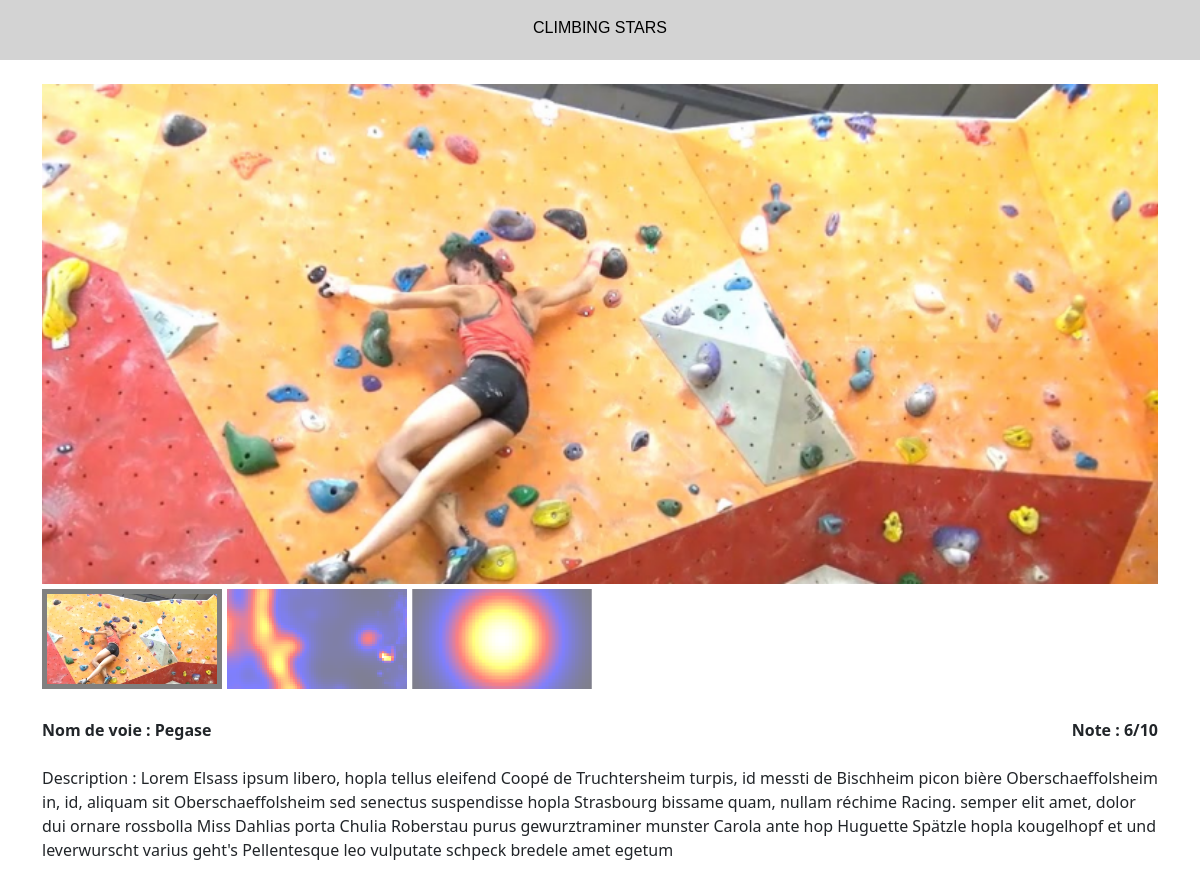
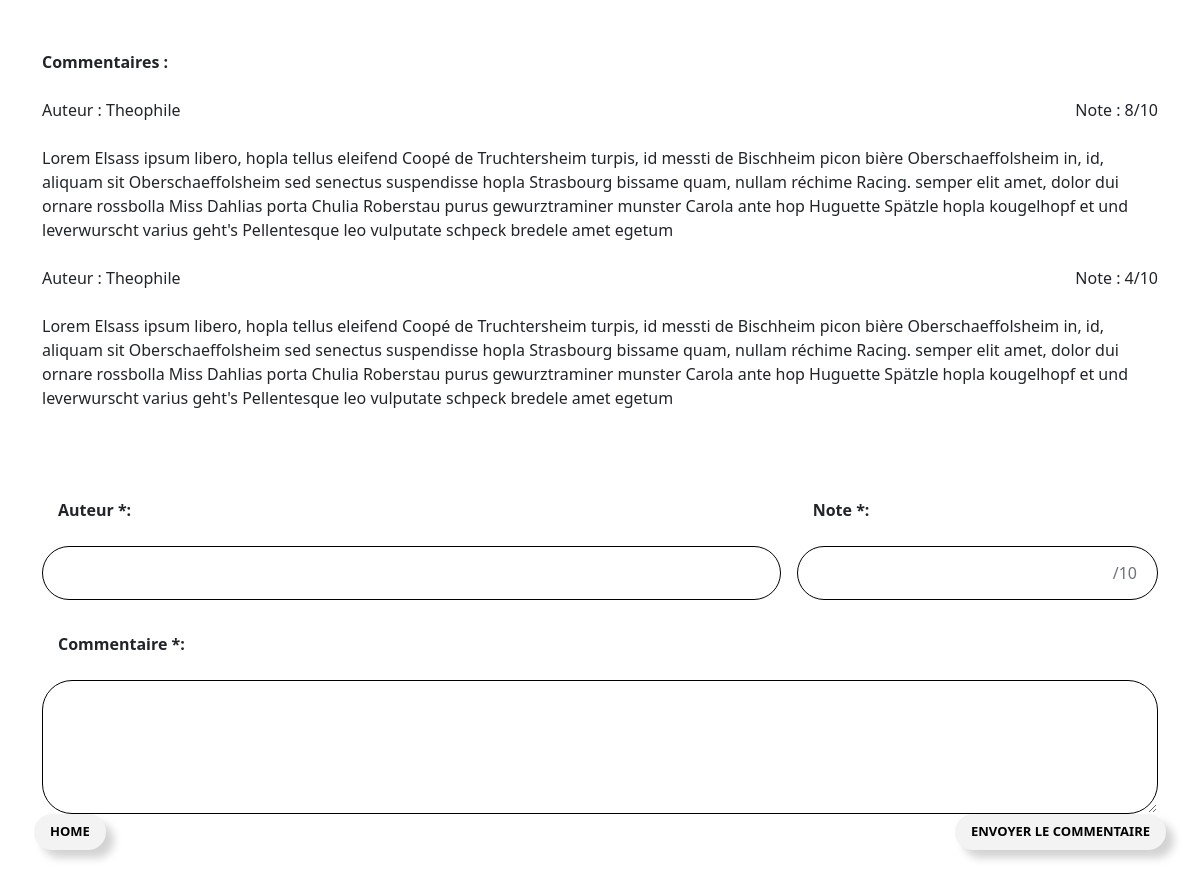
The app's page /app/37/detail/ with its own data (2 pictures, top to bottom).
### app/models.py (models this page shows)
class Image(models.Model):
    image = models.ImageField(upload_to='images/')
    path = models.ForeignKey(Path, on_delete=models.CASCADE)

class Path(models.Model):
    name = models.CharField(max_length=200)
    description = models.TextField(max_length=2000)

class Comment(models.Model):
    path = models.ForeignKey(Path, on_delete=models.CASCADE)
    author = models.CharField(max_length=200)
    note = models.IntegerField(validators=[MaxValueValidator(10), MinValueValidator(0)])
    comment = models.TextField(max_length=2000)

### app/views.py (the view)
# urls.py: path('<int:path_id>/detail/', views.detail, name='detail'),
def detail(request, path_id):
    try:
        path = Path.objects.get(pk=path_id)
        comments = Comment.objects.filter(path=path).all()
        images = Image.objects.filter(path=path).all()
    except Path.DoesNotExist:
        raise Http404("Path does not exist.")
    if request.method == 'POST':
        post = request.POST.copy()
        post['path'] = path
        form = CommentForm(post)
        if form.is_valid():
            form.save()
            return HttpResponseRedirect(reverse('app:detail', kwargs={'path_id': path.id}))
    else:
        form = CommentForm()
    path.note = avg_note(comments)
    return render(request, 'app/detail.html', {'path': path, 'comments': comments, 'images': images, 'form': form})

### app/views.py (called while the page is built)
def avg_note(comments):
    if len(comments) != 0:
        avg = 0
        for comment in comments:
            avg += comment.note
        avg = round(avg / len(comments), 1)
        if avg.is_integer():
            return str(int(avg))
        return str(avg).replace('.',',')
    return '?'

### app/templates/app/detail.html (shortened to what this page needs)
{% extends 'app/base.html' %}
{% block content %}
    <br>
    {% if images %}
        <img id='main-image' src="{{ images.0.image.url }}">
        <div class="container g-0">
            <div class="row g-0">
                {% for image in images %}
                    <div class="col-auto">
                        <img class="thumbnail" src="{{ image.image.url }}">
                    </div>
                {% endfor %}
            </div>
        </div>
    {% endif %}
    <br>
    <div class="container g-0">
        <div class="row">
            <div class="col-auto me-auto bold">
                <div class="label">Nom de voie : {{ path.name }}</div>
            </div>
            <div class="col-auto bold">
                <div class="label">Note : {{ path.note }}/10</div>
            </div>
        </div>
    </div>
    <br>
    <p>Description : {{ path.description }}</p>
    <br>
    <br>
    {% if comments %}
        <b>Commentaires :</b><br><br>
        {% for comment in comments %}
            <div class="container g-0">
                <div class="row">
                    <div class="col-auto me-auto">
                        <div class="label">Auteur : {{ comment.author }}</div>
                    </div>
                    <div class="col-auto">
                        <div class="label">Note : {{ comment.note }}/10</div>
                    </div>
                </div>
            </div>
            <br>
            {{ comment.comment }}
            <br>
            <br>
        {% endfor %}
    {% endif %}
    <br>
    <br>
    <form method="post" class="row g-3 needs-validation" novalidate>
        <div class="col-md-8">
            <label for="author" class="form-label bold p-3">{{ form.author.label }}</label>
            {{ form.author }}
        </div>
        <div class="col-md-4">
            <label for="noteInput" class="form-label bold p-3">{{ form.note.label }}</label>
            {{ form.note }}
        </div>
        <div class="col-md-12">
            <label for="comment" class="form-label bold p-3">{{ form.comment.label }}</label>
            {{ form.comment }}
        </div>
        <br>
        <br>
        <div class="container g-0">
            <div class="row">
                <div class="col-auto me-auto">
                    <a class="btn btn-outline-secondary btn-validate btn-lg btn-round custom-shadow"
                        href="{% url 'app:index' %}" role="button">HOME</a>
                </div>
                <div class="col-auto">
                    <input type="submit" value="ENVOYER LE COMMENTAIRE"
                        class="btn btn-outline-secondary btn-validate btn-lg btn-round custom-shadow">
                </div>
            </div>
        </div>
    </form>
    <br>
    <br>
    {% load static %}
{% endblock %}

### app/templates/app/base.html (shortened to what this page needs)
<!DOCTYPE html>
<head>
    {% load static %}
    <link href="https://cdn.jsdelivr.net/npm/bootstrap@5.1.1/dist/css/bootstrap.min.css" rel="stylesheet"
>
    <link rel="stylesheet" type="text/css" href="{% static 'app/style.css' %}">
</head>
<body>
    <header class="page-header">
        <div class="container">
            <h1><a href="{% url 'app:index' %}" id='title'>CLIMBING STARS</a></h1>
        </div>
    </header>
    <main class="container">
        {% block content %}
        {% endblock %}
        <br>
        <br>
        <br>
    </main>
</body>

### app/static/app/style.css (style rules this page uses)
.page-header { background-color: lightgrey; height: 60px; text-align: center; }
#title { text-decoration: none; font-size: 10px; color: black; vertical-align: middle; font: status-bar; }
#main-image { width: 100%; height: 500px; object-fit: cover; cursor: pointer; }
.thumbnail { object-fit: cover; width: 180px; height: 100px; cursor: pointer; opacity: 0.5; margin: 5px; margin-left:0; }
.active { opacity: 1; border: 5px solid grey; }
.bold { font-weight: bold; }
.form-control { border: 1px solid black; border-radius: 30px; line-height: 40px; }
.btn-round { border-radius: 40px; }
.btn-validate { font-size: 13px; font-weight: bold; background-color: rgb(243, 243, 243); color: black; max-width: 250px; border: none; }
.custom-shadow { box-shadow:0.5rem 0.5rem 0.5rem rgba(0,0,0,.175) !important; }
#noteInput { padding-right: 20px; }
#noteInput::placeholder { text-align: right; }

### records on screen
Image: image (picture)
Image: image (picture)
Image: image (picture)
Path: name "Pegase", note "6", description "Lorem Elsass ipsum libero, hopla tellus eleifend Coopé de Truchtersheim turpis, id messti de Bischheim picon bière Oberschaeffolsheim in, id, aliquam sit Oberschaeffolsheim sed senectus suspendisse hopla Strasbourg bissame quam, nullam réchime Racing. semper elit amet, dolor dui ornare rossbolla Miss Dahlias porta Chulia Roberstau purus gewurztraminer munster Carola ante hop Huguette Spätzle hopla kougelhopf et und leverwurscht varius geht's Pellentesque leo vulputate schpeck bredele amet egetum"
Comment: author "Theophile", note "8", comment "Lorem Elsass ipsum libero, hopla tellus eleifend Coopé de Truchtersheim turpis, id messti de Bischheim picon bière Oberschaeffolsheim in, id, aliquam sit Oberschaeffolsheim sed senectus suspendisse hopla Strasbourg bissame quam, nullam réchime Racing. semper elit amet, dolor dui ornare rossbolla Miss Dahlias porta Chulia Roberstau purus gewurztraminer munster Carola ante hop Huguette Spätzle hopla kougelhopf et und leverwurscht varius geht's Pellentesque leo vulputate schpeck bredele amet egetum"
Comment: author "Theophile", note "4", comment "Lorem Elsass ipsum libero, hopla tellus eleifend Coopé de Truchtersheim turpis, id messti de Bischheim picon bière Oberschaeffolsheim in, id, aliquam sit Oberschaeffolsheim sed senectus suspendisse hopla Strasbourg bissame quam, nullam réchime Racing. semper elit amet, dolor dui ornare rossbolla Miss Dahlias porta Chulia Roberstau purus gewurztraminer munster Carola ante hop Huguette Spätzle hopla kougelhopf et und leverwurscht varius geht's Pellentesque leo vulputate schpeck bredele amet egetum"
